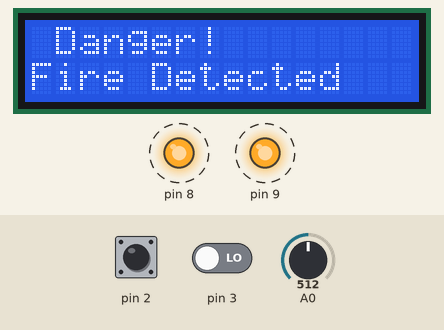
Bench run of a sketch on a simulated Arduino Uno, built with avr-gcc and run on an emulated ATmega328P. Parts: 16×2 character LCD, output pins drawn as LEDs (lit = HIGH). Dashed ring = blinking. The inputs (shaded band) are chosen by the test bench; at power-on: pin 2 HIGH, pin 3 LOW, A0 = 512. What the sketch prints to the serial monitor is not drawn.

Above: at 0.15 s.
Timing chart, 0 to 130.0 s (numbered marks = the images above):
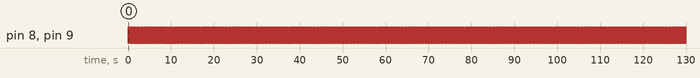

The sketch:

fire_detector.ino
```cpp
#include <Wire.h>
#include <LiquidCrystal_I2C.h>
LiquidCrystal_I2C lcd(0x27,16,2);

void setup()
{
  Serial.begin(9600);
  pinMode(2, INPUT);
  pinMode(3, INPUT);
  pinMode(A0, INPUT);
  pinMode(9, OUTPUT);
  pinMode(8, OUTPUT);
  lcd.init();
  lcd.backlight(); // Serve para ligar a luz do display
  lcd.clear(); // Serve para limpar a tela do display
}

void loop()
{
  //Serial.println(digitalRead(2));
  //Serial.println(digitalRead(3));
  Serial.println(analogRead(A0));
  if (digitalRead(2) == 0 || digitalRead(3) == 0 || analogRead(A0) > 230) {
    digitalWrite(9, HIGH);
    digitalWrite(8, HIGH);
    //lcd.setBacklight(HIGH);
    lcd.setCursor(1, 0);
    lcd.print("Danger!");
    lcd.setCursor(0, 1);
    lcd.print("Fire Detected");
    delay(125); // Wait for 100 millisecond(s)
    digitalWrite(9, LOW);
    digitalWrite(8, LOW);
    lcd.clear();
    delay(125); // Wait for 100 millisecond(s)
  } else {
    //lcd.clear();
    lcd.setBacklight(LOW);
    digitalWrite(9, LOW);
    digitalWrite(8, LOW);
    delay(125); // Wait for 100 millisecond(s)
  }
}
```

Measured:
- by itself, pin 8, pin 9: alternates HIGH for 0.15 s and LOW for 0.13 s
